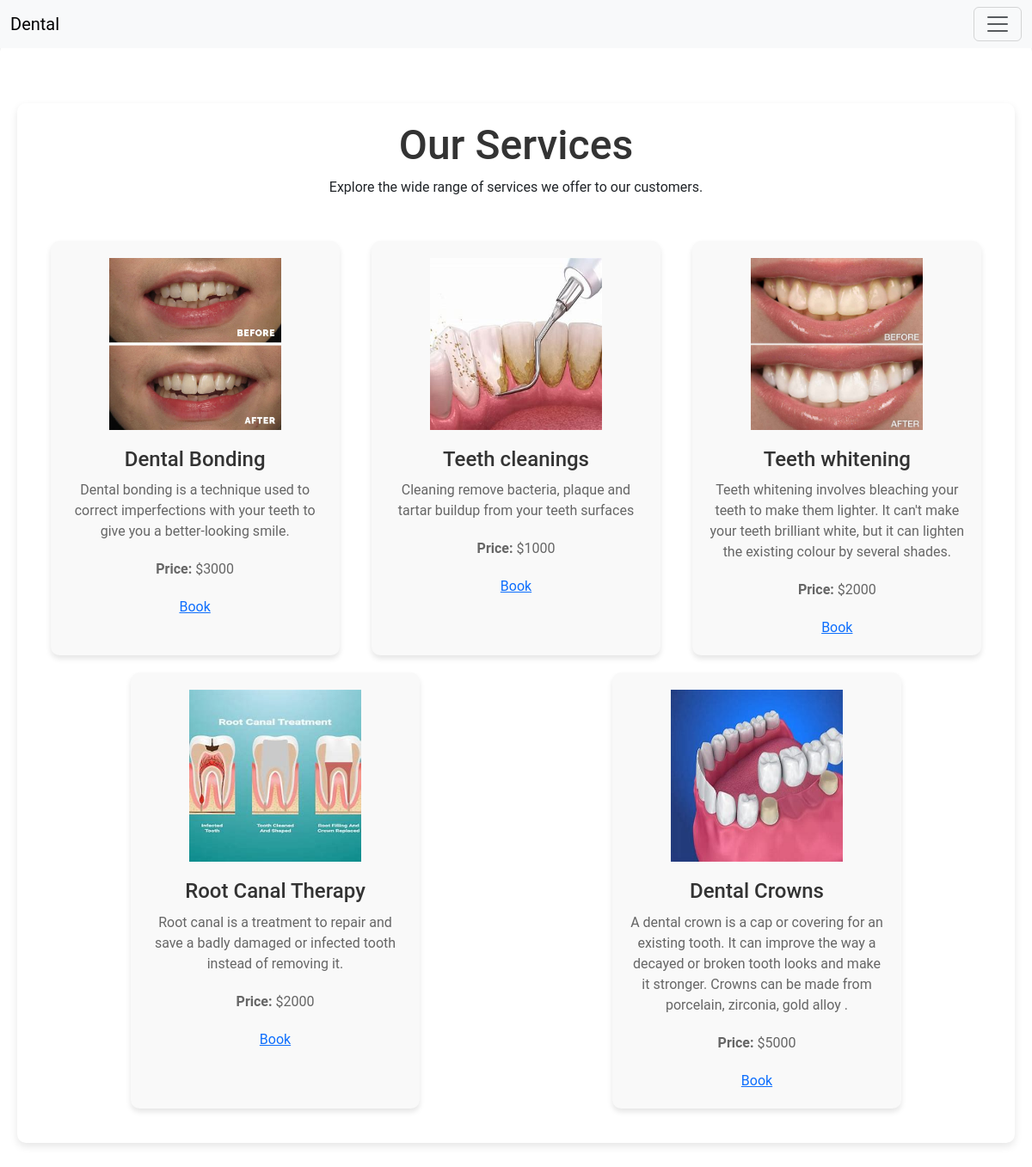
Page /services/ on the committed database.
### services/models.py (models this page shows)
class service(models.Model):
    name= models.CharField( max_length=50)
    detail= models.TextField()
    price=models.CharField(max_length=50)
    piccture= models.FileField(upload_to='service/',null=True ,blank=True)

### services/views.py (the view)
# urls.py: path('',servic, name='service'),
def servic(request):
    ser = service.objects.all()
    return render(request, 'services/service.html',{'ser':ser})

### templates/services/service.html (shortened to what this page needs)
{% extends "cust/base.html" %}
{% block page %}
<!DOCTYPE html>
<html lang="en">
<head>
</head>
<body>
    <div class="container">
        <div class="header">
            <h1>Our Services</h1>
            <p>Explore the wide range of services we offer to our customers.</p>
        </div>
        <div class="services">
            {% for service in ser %}
            <div class="service">
                <img src="{{ service.piccture.url }}" alt="{{ service.name }}">
                <h2>{{ service.name }}</h2>
                <p>{{ service.detail }}</p>
                <p><strong>Price:</strong> ${{ service.price }}</p>
                <a href="{% url 'book_service' service.id %}" class="btn-book">Book</a>
            </div>
            {% endfor %}
        </div>
    </div>
</body>
</html>
{% endblock page %}

### templates/services/service.html (style rules this page uses)
body { font-family: 'Roboto', sans-serif; background-color: #f4f4f4; margin: 0; padding: 0; }
.container { max-width: 1200px; margin: 50px auto; padding: 20px; background: #fff; box-shadow: 0 4px 10px rgba(0, 0, 0, 0.1); border-radius: 10px; }
.header { text-align: center; margin-bottom: 50px; }
.header h1 { font-size: 3rem; color: #333; }
.services { display: flex; flex-wrap: wrap; justify-content: space-around; }
.service { background: #f9f9f9; padding: 20px; border-radius: 10px; box-shadow: 0 4px 6px rgba(0, 0, 0, 0.1); width: 30%; margin-bottom: 20px; text-align: center; transition: transform 0.3s; }
.service img { width: 200px; height: 200px; margin-bottom: 20px; }
.service h2 { font-size: 1.5rem; color: #333; margin-bottom: 10px; }
.service p { font-size: 1rem; color: #666; margin-bottom: 20px; }

### rows in the picture
service: piccture (picture), name "Dental Bonding", detail "Dental bonding is a technique used to correct imperfections with your teeth to give you a better-looking smile.", price "3000"
service: piccture (picture), name "Teeth cleanings", detail "Cleaning remove bacteria, plaque and tartar buildup from your teeth surfaces", price "1000"
service: piccture (picture), name "Teeth whitening", detail "Teeth whitening involves bleaching your teeth to make them lighter. It can't make your teeth brilliant white, but it can lighten the existing colour by several shades.", price "2000"
service: piccture (picture), name "Root Canal Therapy", detail "Root canal is a treatment to repair and save a badly damaged or infected tooth instead of removing it.", price "2000"
service: piccture (picture), name "Dental Crowns", detail "A dental crown is a cap or covering for an existing tooth. It can improve the way a decayed or broken tooth looks and make it stronger. Crowns can be made from porcelain, zirconia, gold alloy .", price "5000"
